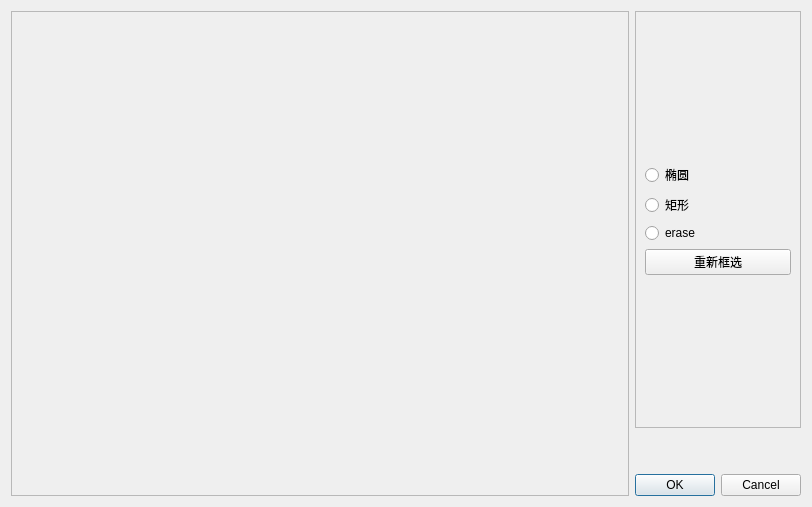
<?xml version="1.0" encoding="UTF-8"?>
<ui version="4.0">
 <class>TemMatcherSetting</class>
 <widget class="QDialog" name="TemMatcherSetting">
  <property name="geometry">
   <rect>
    <x>0</x>
    <y>0</y>
    <width>812</width>
    <height>507</height>
   </rect>
  </property>
  <property name="windowTitle">
   <string>Dialog</string>
  </property>
  <layout class="QVBoxLayout" name="verticalLayout_6">
   <item>
    <layout class="QHBoxLayout" name="horizontalLayout_3" stretch="1,0">
     <item>
      <widget class="QFrame" name="frame">
       <property name="frameShape">
        <enum>QFrame::StyledPanel</enum>
       </property>
       <property name="frameShadow">
        <enum>QFrame::Raised</enum>
       </property>
       <layout class="QHBoxLayout" name="horizontalLayout"/>
      </widget>
     </item>
     <item>
      <layout class="QHBoxLayout" name="horizontalLayout_2" stretch="0">
       <item>
        <layout class="QVBoxLayout" name="verticalLayout_3" stretch="1,0">
         <item>
          <widget class="QFrame" name="ROI">
           <property name="frameShape">
            <enum>QFrame::StyledPanel</enum>
           </property>
           <property name="frameShadow">
            <enum>QFrame::Raised</enum>
           </property>
           <layout class="QVBoxLayout" name="verticalLayout_2">
            <item>
             <layout class="QVBoxLayout" name="verticalLayout_5">
              <item>
               <layout class="QVBoxLayout" name="verticalLayout_4">
                <item>
                 <widget class="QRadioButton" name="radioButton_2">
                  <property name="text">
                   <string>椭圆</string>
                  </property>
                 </widget>
                </item>
                <item>
                 <widget class="QRadioButton" name="radioButton_3">
                  <property name="text">
                   <string>矩形</string>
                  </property>
                 </widget>
                </item>
                <item>
                 <widget class="QRadioButton" name="radioButton">
                  <property name="text">
                   <string>erase</string>
                  </property>
                 </widget>
                </item>
               </layout>
              </item>
              <item>
               <widget class="QPushButton" name="pushButton">
                <property name="text">
                 <string>重新框选</string>
                </property>
               </widget>
              </item>
             </layout>
            </item>
           </layout>
          </widget>
         </item>
         <item>
          <layout class="QVBoxLayout" name="verticalLayout" stretch="0,0">
           <item>
            <spacer name="verticalSpacer">
             <property name="orientation">
              <enum>Qt::Vertical</enum>
             </property>
             <property name="sizeHint" stdset="0">
              <size>
               <width>20</width>
               <height>40</height>
              </size>
             </property>
            </spacer>
           </item>
           <item>
            <widget class="QDialogButtonBox" name="buttonBox">
             <property name="orientation">
              <enum>Qt::Horizontal</enum>
             </property>
             <property name="standardButtons">
              <set>QDialogButtonBox::Cancel|QDialogButtonBox::Ok</set>
             </property>
            </widget>
           </item>
          </layout>
         </item>
        </layout>
       </item>
      </layout>
     </item>
    </layout>
   </item>
  </layout>
 </widget>
 <resources/>
 <connections>
  <connection>
   <sender>buttonBox</sender>
   <signal>accepted()</signal>
   <receiver>TemMatcherSetting</receiver>
   <slot>accept()</slot>
   <hints>
    <hint type="sourcelabel">
     <x>783</x>
     <y>491</y>
    </hint>
    <hint type="destinationlabel">
     <x>157</x>
     <y>274</y>
    </hint>
   </hints>
  </connection>
  <connection>
   <sender>buttonBox</sender>
   <signal>rejected()</signal>
   <receiver>TemMatcherSetting</receiver>
   <slot>reject()</slot>
   <hints>
    <hint type="sourcelabel">
     <x>783</x>
     <y>491</y>
    </hint>
    <hint type="destinationlabel">
     <x>286</x>
     <y>274</y>
    </hint>
   </hints>
  </connection>
 </connections>
</ui>
